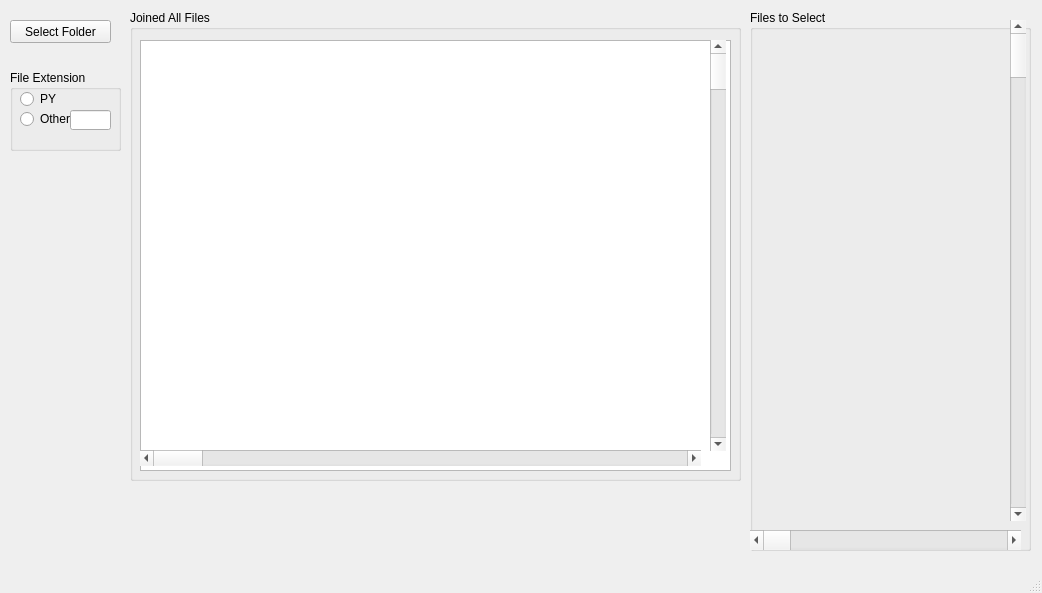
<?xml version="1.0" encoding="UTF-8"?>
<ui version="4.0">
 <class>MainWindow</class>
 <widget class="QMainWindow" name="MainWindow">
  <property name="geometry">
   <rect>
    <x>0</x>
    <y>0</y>
    <width>1042</width>
    <height>593</height>
   </rect>
  </property>
  <property name="windowTitle">
   <string>MainWindow</string>
  </property>
  <widget class="QWidget" name="centralwidget">
   <widget class="QGroupBox" name="groupBox">
    <property name="geometry">
     <rect>
      <x>10</x>
      <y>70</y>
      <width>111</width>
      <height>81</height>
     </rect>
    </property>
    <property name="title">
     <string>File Extension</string>
    </property>
    <widget class="QRadioButton" name="radioButton">
     <property name="geometry">
      <rect>
       <x>10</x>
       <y>20</y>
       <width>82</width>
       <height>18</height>
      </rect>
     </property>
     <property name="text">
      <string>PY</string>
     </property>
    </widget>
    <widget class="QRadioButton" name="radioButton_2">
     <property name="geometry">
      <rect>
       <x>10</x>
       <y>40</y>
       <width>82</width>
       <height>18</height>
      </rect>
     </property>
     <property name="text">
      <string>Other</string>
     </property>
    </widget>
    <widget class="QLineEdit" name="lineEdit">
     <property name="geometry">
      <rect>
       <x>60</x>
       <y>40</y>
       <width>41</width>
       <height>20</height>
      </rect>
     </property>
    </widget>
   </widget>
   <widget class="QGroupBox" name="groupBox_2">
    <property name="geometry">
     <rect>
      <x>130</x>
      <y>10</y>
      <width>611</width>
      <height>471</height>
     </rect>
    </property>
    <property name="title">
     <string>Joined All Files</string>
    </property>
    <widget class="QTextEdit" name="textEdit">
     <property name="geometry">
      <rect>
       <x>10</x>
       <y>30</y>
       <width>591</width>
       <height>431</height>
      </rect>
     </property>
    </widget>
    <widget class="QScrollBar" name="horizontalScrollBar">
     <property name="geometry">
      <rect>
       <x>10</x>
       <y>440</y>
       <width>561</width>
       <height>16</height>
      </rect>
     </property>
     <property name="orientation">
      <enum>Qt::Horizontal</enum>
     </property>
    </widget>
    <widget class="QScrollBar" name="verticalScrollBar">
     <property name="geometry">
      <rect>
       <x>580</x>
       <y>30</y>
       <width>16</width>
       <height>411</height>
      </rect>
     </property>
     <property name="orientation">
      <enum>Qt::Vertical</enum>
     </property>
    </widget>
   </widget>
   <widget class="QGroupBox" name="groupBox_3">
    <property name="geometry">
     <rect>
      <x>750</x>
      <y>10</y>
      <width>281</width>
      <height>541</height>
     </rect>
    </property>
    <property name="title">
     <string>Files to Select</string>
    </property>
    <widget class="QScrollBar" name="verticalScrollBar_2">
     <property name="geometry">
      <rect>
       <x>310</x>
       <y>10</y>
       <width>16</width>
       <height>501</height>
      </rect>
     </property>
     <property name="orientation">
      <enum>Qt::Vertical</enum>
     </property>
    </widget>
    <widget class="QScrollBar" name="horizontalScrollBar_2">
     <property name="geometry">
      <rect>
       <x>0</x>
       <y>520</y>
       <width>271</width>
       <height>20</height>
      </rect>
     </property>
     <property name="orientation">
      <enum>Qt::Horizontal</enum>
     </property>
    </widget>
    <widget class="QScrollBar" name="verticalScrollBar_3">
     <property name="geometry">
      <rect>
       <x>260</x>
       <y>10</y>
       <width>16</width>
       <height>501</height>
      </rect>
     </property>
     <property name="orientation">
      <enum>Qt::Vertical</enum>
     </property>
    </widget>
   </widget>
   <widget class="QPushButton" name="pushButton">
    <property name="geometry">
     <rect>
      <x>10</x>
      <y>20</y>
      <width>101</width>
      <height>23</height>
     </rect>
    </property>
    <property name="text">
     <string>Select Folder</string>
    </property>
   </widget>
  </widget>
  <widget class="QMenuBar" name="menubar">
   <property name="geometry">
    <rect>
     <x>0</x>
     <y>0</y>
     <width>1042</width>
     <height>20</height>
    </rect>
   </property>
  </widget>
  <widget class="QStatusBar" name="statusBar"/>
 </widget>
 <resources/>
 <connections/>
</ui>
